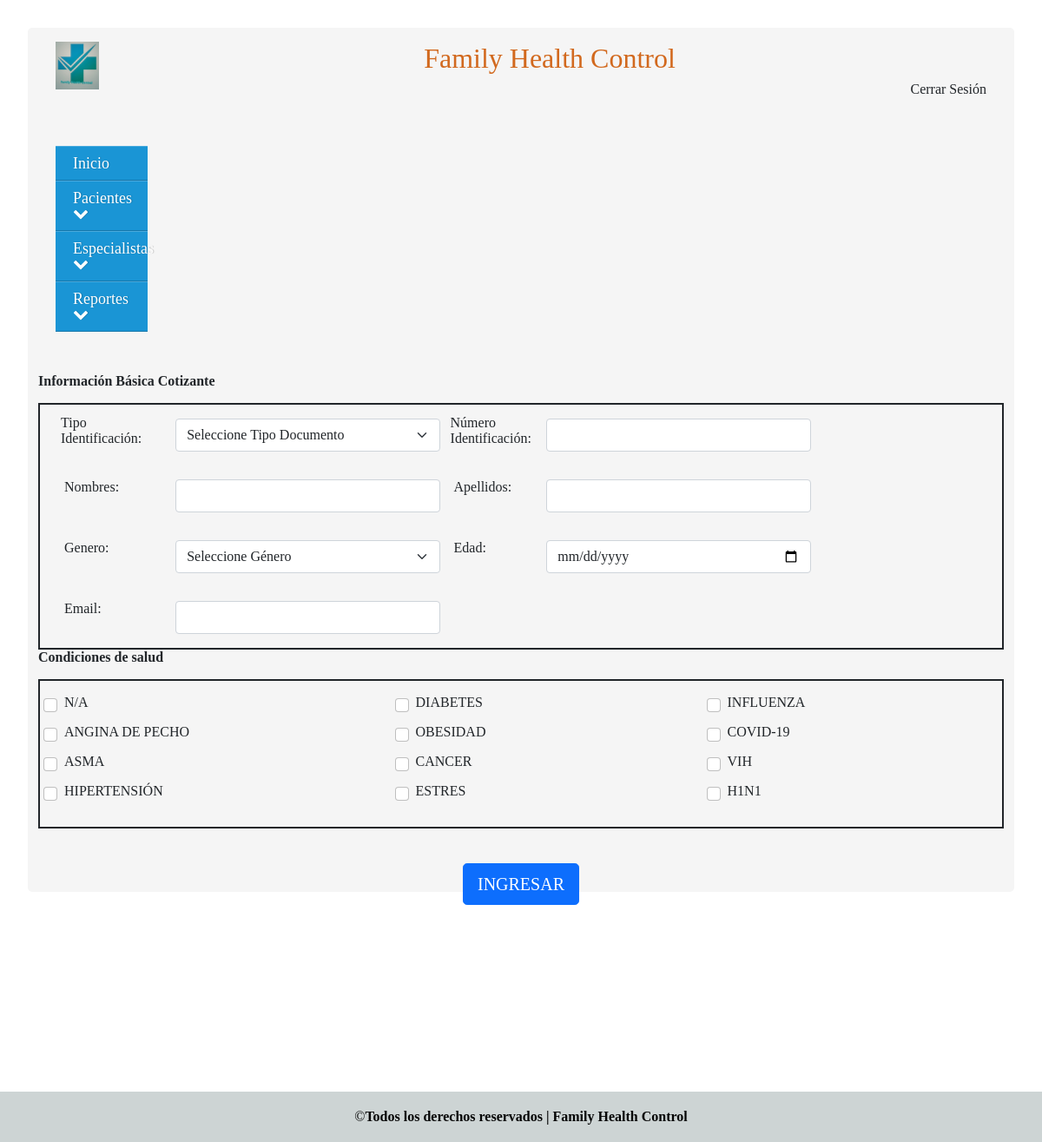
The page /IngresoPacientes (signed in) on the database its author committed.
### tables this page shows
CREATE TABLE HISTORIALESMEDICOS (
    ID INT PRIMARY KEY AUTO_INCREMENT,
    ENFERMEDADESPREVIAS TEXT
);

### co.edu.poli.util/utilController.php (called while the page is built, shortened)
<?php
	class UtilController{
		function loadModel($model){
			$url = 'co.edu.poli.model/' . $model . 'Model.php';
		}
	}
?>

### co.edu.poli.util/utilView.php (called while the page is built, shortened)
<?php
	class UtilView{
		function loadScreen($nombre){
			require 'co.edu.poli.views/' . $nombre . '.php';
		}
	}
?>

### co.edu.poli.controllers/IngresoPacientes.php (called while the page is built, shortened)
<?php
class IngresoPacientes extends UtilController{
	function loadScreen(){
		$tipodocumentos = $this->model->getTipoDocumentoUsuario();
		$this->view->tipodocumentos = $tipodocumentos;
		$generos = $this->model->getGeneroUsuario();
		$this->view->generos = $generos;
		$historialMedico = $this->model->getHistorialMedico();
		$this->view->historialMedico = $historialMedico;
		$this->view->loadScreen('IngresoPacientes/index');
	}
}
?>

### index.php (called while the page is built, shortened)
<?php
	require_once 'co.edu.poli.util/utilConexion.php';
	require_once 'co.edu.poli.util/utilController.php';
	require_once 'co.edu.poli.util/utilView.php';
	require_once 'co.edu.poli.util/utilAplication.php';
	$aplication = new UtilAplication();
?>

### co.edu.poli.model/IngresoPacientesModel.php (called while the page is built, shortened)
<?php
class IngresoPacientesModel extends UtilModel {
  public function getHistorialMedico(){
    $items = [];
    try{
      $query = $this->db->connect()->query('SELECT * from historialesmedicos');
      while ($row = $query->fetch()) {
        $item = new ModelUsuario();
        $item->idhistmed = $row['ID'];
        $item->histmed = $row['ENFERMEDADESPREVIAS'];
        array_push($items, $item);
      }
      return $items;
    }catch(PDOException $e){
      return [];
    }
  }
}
?>

### co.edu.poli.util/utilConexion.php (called while the page is built)
<?php
	class ConexionFamilyHealthControl{
		private $host;
		private $db;
		private $user;
		private $password;
		private $charset;
		public function __construct(){
			$this->host=constant('HOST');
			$this->db=constant('DB');
			$this->user=constant('USER');
			$this->password=constant('PASSWORD');
			$this->charset=constant('CHARSET');
		}
		function connect(){
			try{
				$connection = "mysql:host=" . $this->host . ";dbname=" . $this->db . ";charset" . $this->charset;
				$options = [
					PDO::ATTR_ERRMODE => PDO::ERRMODE_EXCEPTION,
					PDO::ATTR_EMULATE_PREPARES => false,
				];
				$pdo = new PDO($connection,$this->user,$this->password,$options);
				return $pdo;
			}catch(PDOException $e){
				print_r('Error connection: ' . $e->getMessage());
			}
		}
	}
?>

### co.edu.poli.views/IngresoPacientes/index.php (the view, shortened to what this page needs)
<!DOCTYPE html>
<html lang="es">
<head>
    <link href="https://cdn.jsdelivr.net/npm/bootstrap@5.0.2/dist/css/bootstrap.min.css" rel="stylesheet"
>
    <link rel="stylesheet" href="https://use.fontawesome.com/releases/v5.6.1/css/all.css"
>
</head>
    <body>
    <div id="contenido">
        <?php require 'co.edu.poli.views/header.php'; ?>
        <?php require 'co.edu.poli.views/Menu.php'; ?>
        <div id="contenedor" class="container">
            <p style="text-align:left"><b>Información Básica Cotizante</b></p>
            <form id="beneficiario">
                <div id="infoBeneficiario" class="container" style="border:2px solid;display:flex;flex-direction: column;width:auto; height: auto">
                    <div class="d-inline-flex p-2 bd-highlight ">
                        <div style="width:12%" class="p-1"><label for="tipoIdent">Tipo Identificación:</label></div>
                        <div style="width:30%" class="p-2">
                            <select class="form-select" id="tipoIdent" name="tipoIdent" class="form-control">
                                <option value="">Seleccione Tipo Documento</option>
                            </select>
                        </div>
                        <div style="width:10%" class="p-1"><label for="tipoIdent">Número Identificación:</label></div>
                        <div style="width:30%" class="p-2"><input type="text" id="identificacion" class="form-control"></div>
                    </div>
                    <div class="d-inline-flex p-2 bd-highlight">
                        <div style="width:12%" class="p-2"><label for="nombres">Nombres:</label></div>
                        <div style="width:30%" class="p-2"><input type="text" id="nombres" name="nombres" class="form-control"></div>
                        <div style="width:10%" class="p-2"><label for="apellidos">Apellidos:</label></div>
                        <div style="width:30%" class="p-2"><input type="text" id="apellidos" name="apellidos" class="form-control"></div>
                    </div>
                    <div class="d-inline-flex p-2 bd-highlight">
                            <div style="width:12%;" class="p-2"><label for="genero">Genero:</label></div>
                            <div style="width:30%" class="p-2">
                                <select class="form-select" id="genero" name="genero">
                                <option value="">Seleccione Género</option>
                                </select>
                            </div>
                            <div style="width:10%;" class="p-2"><label for="edad">Edad:</label></div>
                            <div style="width:30%;" class="p-2"><input type="date" id="edad" name="edad" class="form-control"></div>
                    </div>
                    <div class="d-inline-flex p-2 bd-highlight">
                        <div style="width:12%;" class="p-2"><label for="email">Email:</label></div>
                        <div style="width:30%;" class="p-2"><input type="email" id="email" name="email" class="form-control"></div>
                    </div>
                </div>
                <p style="text-align:left"><b>Condiciones de salud</b></p>
                <div id="condSalud" class="container" style="border:2px solid;display:flex;flex-direction: row;width:auto;height:auto;padding:1em">
                    <div class="row">
                        <?php
                            $total_checks = count($this->historialMedico);
                            $checks_per_row = ceil($total_checks / 3);
                            $check_count = 0;
                            foreach ($this->historialMedico as $row) {
                                if ($check_count % $checks_per_row === 0 && $check_count !== 0) {
                                    echo '</div><div class="row">';
                                }
                        ?>
                                <div class="form-check" style="margin-bottom: 10px;">
                                    <input class="form-check-input" type="checkbox" id="<?php echo $row->idhistmed ?>">
                                    <label class="form-check-label" for="<?php echo $row->idhistmed ?>"><?php echo $row->histmed ?></label>
                                </div>
                        <?php
                            $check_count++;
                            }
                        ?>
                    </div>
                </div>
                <div class="row mt-4 p-3 align-items-center mb-5">
                <div class="col-lg-12 col-md-12 text-center">
                    <div class="form-group">
                        <button class="btn btn-primary btn-lg" type="submit">INGRESAR</button>
                    </div>
                </div>
            </div>
            </form>
        </div>
    </div>
    <?php require 'co.edu.poli.views/footer.php'; ?>
    </body>
</html>

### co.edu.poli.util/utilAplication.php (shortened to what this page needs)
<?php
	class UtilAplication{
		function __construct(){
			$url = isset($_GET['url']) ? $_GET['url']: null;
			$url = rtrim($url,'/');
			$url = explode('/', $url);
			$archivoController = 'co.edu.poli.controllers/' . $url[0] . '.php';
			if (file_exists($archivoController)) {
				$controller = new $url[0];
				$controller->loadModel($url[0]);
				$nparam=sizeof($url);
				if ($nparam>1) {
					if ($nparam>2) {
						$param=[];
						for ($i=2; $i < $nparam; $i++) {
							array_push($param, $url[$i]);
						}
						$controller->{$url[1]}($param);
					}else{
						$controller->{$url[1]}();
					}
				}else{
					$controller->loadScreen();
				}
			}else{
				$controller = new ControllersErrores();
			}
		}
	}
?>

### co.edu.poli.views/header.php
<div class="row p-3 mb-2">
	<div class="col ms-3">
		<div class="float-start">
			<img width="50" src="<?php echo constant('URL'); ?>co.edu.poli.repositories/img/logo.jpg" alt="FamilyHealthControl" title="Logo" id="logo" name="logo">
		</div>
			<h2 class="text-center">Family Health Control</h2>
		<div class="float-end me-3">
			<a class="link-dark" href="<?php echo constant('URL'); ?>Main/logout">Cerrar Sesión</a>
		</div>
	</div>
</div>

### co.edu.poli.views/Menu.php (shortened to what this page needs)
<!DOCTYPE html>
<html lang="es">
<head>
    <link rel="stylesheet" href="<?php echo constant('URL'); ?>co.edu.poli.repositories/css/menu.css"/>
    <link rel="stylesheet" href="https://maxcdn.bootstrapcdn.com/font-awesome/4.5.0/css/font-awesome.min.css"/>
</head>
<body>
    <header>
    <div style="float:left;padding:2em;width:15%;">
        <div class="menu">
            <ul class="menu">
                <li><a href="<?php echo constant('URL'); ?>Main">Inicio</a>
                </li>
                <li><a href="#">Pacientes&nbsp;<i class="icono derecha fa fa-chevron-down" aria-hidden="true"></i></a>
                </li>
                <li><a href="#">Especialistas&nbsp;<i class="icono derecha fa fa-chevron-down" aria-hidden="true"></i></a>
                </li>
                <li><a href="#">Reportes&nbsp;<i class="icono derecha fa fa-chevron-down" aria-hidden="true"></i></a>
                </li>
            </ul>
        </div>
    </div>
</header>
</body>
</html>

### co.edu.poli.views/footer.php
<link rel="stylesheet" href="<?php echo constant('URL'); ?>co.edu.poli.repositories/css/footer.css">
<footer>
<div class="footer">
<div class="copyright">©<a>Todos los derechos reservados | Family Health Control</a></div>
</div>
</footer>

### co.edu.poli.repositories/css/menu.css (style rules this page uses)
* { margin: 0px; padding: 0px; -webkit-box-sizing:border-box; -moz-box-sizing:border-box; box-sizing:border-box; }
body { font-family: verdana; line-height: 18px; border-radius:5px; background-image:url('../img/textura_oscura.jpg'); background-repeat:no-repeat; background-size:cover }
a { text-decoration: none; color: #fff; }
.menu { padding:0; list-style:none; font-size:18px; background:#1a95d5; }
.menu li a { display: block; border-bottom: 1px solid rgba(0,0,0, 0.2); border-top: 1px solid rgba(255,255,255, 0.2); background:#1a95d5; text-decoration:none; color:#FFF; text-shadow: 1px 0px 1px rgba(0,0,0,0.2); filter: dropshadow(color=#000, offx=1, offy=0); padding:10px; padding-left:20px; }
h2 { color: #D2691E }
#contenido { background-color: whitesmoke; height: 90vh; border-radius:5px; margin:2em; }
#contenido .container { height: 80vh; overflow-y: scroll; position: relative; }

### co.edu.poli.repositories/css/footer.css (style rules this page uses)
.footer { width: 100%; background: #cdd4d4; color: #000; padding: 20px; position: fixed; bottom: 0px; text-align: center; }
.copyright { color: #050505; }
.copyright a { text-decoration: none; color: #080808; font-weight: bold; }

### rows shown on the page
historialesmedicos: ENFERMEDADESPREVIAS "N/A"
historialesmedicos: ENFERMEDADESPREVIAS "ANGINA DE PECHO"
historialesmedicos: ENFERMEDADESPREVIAS "ASMA"
historialesmedicos: ENFERMEDADESPREVIAS "HIPERTENSIÓN"
historialesmedicos: ENFERMEDADESPREVIAS "DIABETES"
historialesmedicos: ENFERMEDADESPREVIAS "OBESIDAD"
historialesmedicos: ENFERMEDADESPREVIAS "CANCER"
historialesmedicos: ENFERMEDADESPREVIAS "ESTRES"
historialesmedicos: ENFERMEDADESPREVIAS "INFLUENZA"
historialesmedicos: ENFERMEDADESPREVIAS "COVID-19"
historialesmedicos: ENFERMEDADESPREVIAS "VIH"
historialesmedicos: ENFERMEDADESPREVIAS "H1N1"
